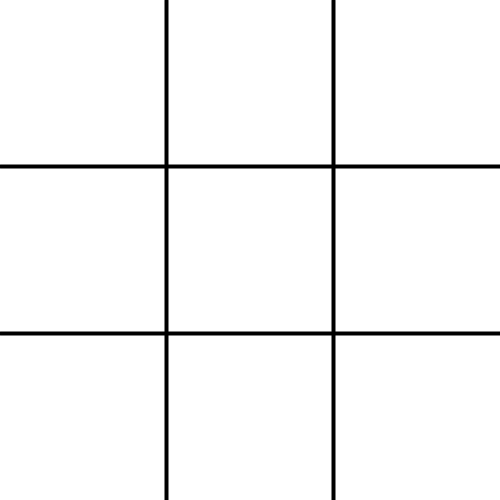
Frame 1 (no input)
Frame 60 (the mouse pressed at the canvas centre just before this capture): identical to frame 1, image omitted
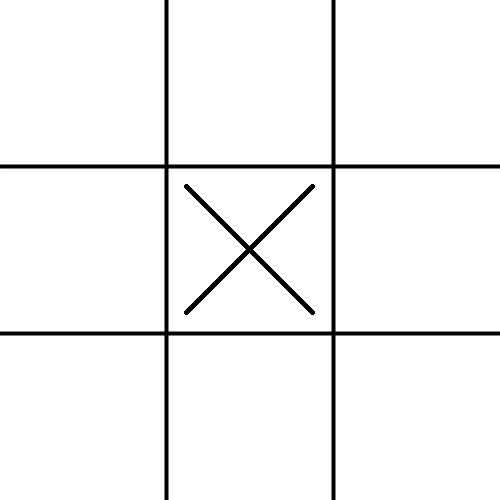
Frame 120 (the mouse held since frame 60 and released just before this capture)

The Processing sketch that drew these frames (run headless with seeded random() and noise(); from frame 60 on, the mouse is pressed at the canvas centre):

// Processing sketch: tic_tac_toe
// ── tic_tac_toe.pde
int rows = 3;
int cols = 3;
int[][] board = new int[rows][cols];
int currentPlayer = 1;

void setup() {
  size(500, 500);
  background(255);
  stroke(0);
  strokeWeight(4);
  for (int i = 1; i < cols; i++) {
    line(i * width / cols, 0, i * width / cols, height);
  }
  for (int i = 1; i < rows; i++) {
    line(0, i * height / rows, width, i * height / rows);
  }
}

void draw() {
  for (int i = 0; i < rows; i++) {
    for (int j = 0; j < cols; j++) {
      int x = j * width / cols;
      int y = i * height / rows;
      if (board[i][j] == 1) {
        drawX(x, y);
      } else if (board[i][j] == 2) {
        drawO(x, y);
      }
    }
  }
  
  int result = checkWinner();
  if (result == 1) {
    textSize(32);
    fill(0, 0, 255);
    text("Player 1 wins!", 20, height / 2);
    noLoop();
  } else if (result == 2) {
    textSize(32);
    fill(255, 0, 0);
    text("Player 2 wins!", 20, height / 2);
    noLoop();
  }
}

void mousePressed() {
  int i = floor(mouseY / (height / rows));
  int j = floor(mouseX / (width / cols));
  if (board[i][j] == 0) {
    board[i][j] = currentPlayer;
    currentPlayer = 3 - currentPlayer; // Toggle between player 1 and 2
  }
}

int checkWinner() {
  // Check rows
  for (int i = 0; i < rows; i++) {
    if (board[i][0] != 0 && board[i][0] == board[i][1] && board[i][1] == board[i][2]) {
      return board[i][0];
    }
  }
  
  // Check columns
  for (int j = 0; j < cols; j++) {
    if (board[0][j] != 0 && board[0][j] == board[1][j] && board[1][j] == board[2][j]) {
      return board[0][j];
    }
  }
  
  // Check diagonals
  if (board[0][0] != 0 && board[0][0] == board[1][1] && board[1][1] == board[2][2]) {
    return board[0][0];
  }
  if (board[0][2] != 0 && board[0][2] == board[1][1] && board[1][1] == board[2][0]) {
    return board[0][2];
  }
  
  // Check for a draw
  boolean isDraw = true;
  for (int i = 0; i < rows; i++) {
    for (int j = 0; j < cols; j++) {
      if (board[i][j] == 0) {
        isDraw = false;
        break;
      }
    }
  }
  if (isDraw) {
    textSize(32);
    fill(0);
    text("It's a draw!", 20, height / 2);
    noLoop();
  }
  
  return 0;
}

void drawX(int x, int y) {
  line(x + 20, y + 20, x + width / cols - 20, y + height / rows - 20);
  line(x + width / cols - 20, y + 20, x + 20, y + height / rows - 20);
}

void drawO(int x, int y) {
  ellipse(x + width / cols / 2, y + height / rows / 2, width / cols - 40, height / rows - 40);
}
